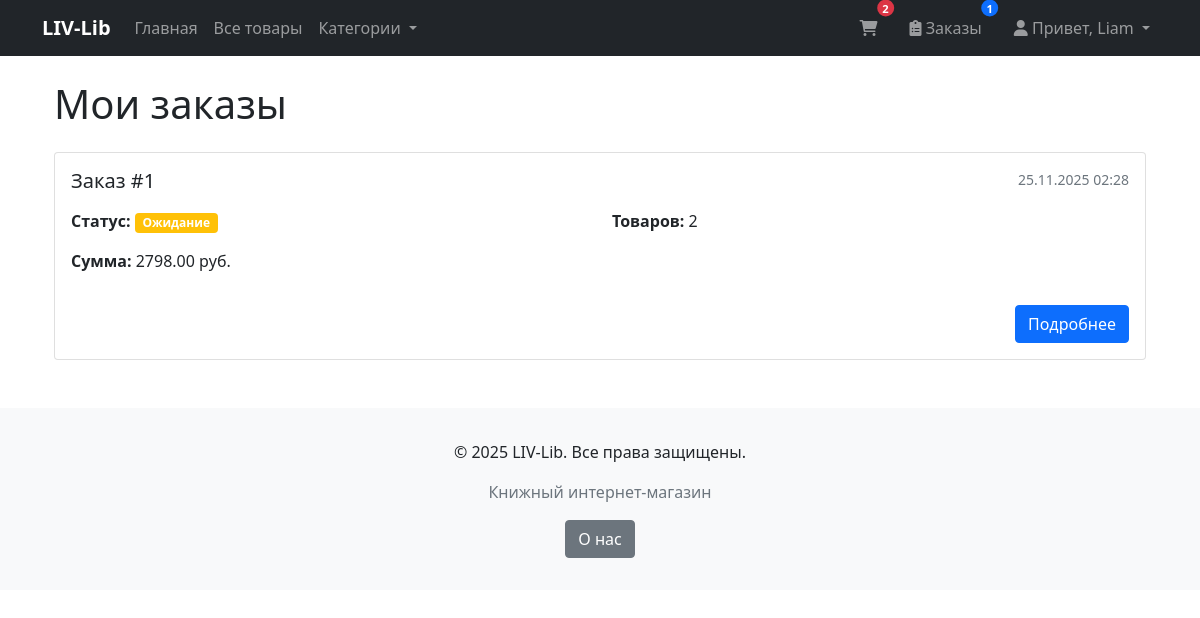
The page /orders/ (signed in) on the database its author committed.
### products/models.py (models this page shows, shortened)
class Cart(models.Model):
    user = models.OneToOneField(
        User,
        on_delete=models.CASCADE,
        related_name='cart',
        verbose_name="Пользователь"
    )
    created_at = models.DateTimeField(
        auto_now_add=True,
        verbose_name="Дата создания"
    )
    updated_at = models.DateTimeField(
        auto_now=True,
        verbose_name="Дата обновления"
    )
    class Meta:
        verbose_name = "Корзина"
        verbose_name_plural = "Корзины"
    def total_quantity(self):
        try:
            return sum(item.quantity for item in self.items.all())
        except:
            return 0

class CartItem(models.Model):
    cart = models.ForeignKey(
        Cart,
        on_delete=models.CASCADE,
        related_name='items',
        verbose_name="Корзина"
    )
    product = models.ForeignKey(
        Product,
        on_delete=models.CASCADE,
        verbose_name="Товар"
    )
    quantity = models.PositiveIntegerField(
        default=1,
        verbose_name="Количество"
    )
    added_at = models.DateTimeField(
        auto_now_add=True,
        verbose_name="Дата добавления"
    )
    class Meta:
        verbose_name = "Элемент корзины"
        verbose_name_plural = "Элементы корзины"
        unique_together = ['cart', 'product']

class Order(models.Model):
    STATUS_CHOICES = (
        ('pending', 'Ожидание'),
        ('processing', 'В обработке'),
        ('completed', 'Завершен'),
        ('cancelled', 'Отменен'),
    )
    user = models.ForeignKey(User, on_delete=models.CASCADE)
    created_at = models.DateTimeField(auto_now_add=True)
    total_price = models.DecimalField(max_digits=10, decimal_places=2)
    status = models.CharField(max_length=20, choices=STATUS_CHOICES, default='pending')
    shipping_address = models.TextField(blank=True, null=True)
    phone_number = models.CharField(max_length=20, blank=True, null=True)
    email = models.EmailField(blank=True, null=True)
    notes = models.TextField(blank=True, null=True)

### products/views.py (the view)
# urls.py: path('orders/', views.order_list, name='order_list'),
@login_required
def order_list(request):
    orders = Order.objects.filter(user=request.user).order_by('-created_at')
    return render(request, 'orders/order_list.html', {'orders': orders})

### products/context_processors.py (called while the page is built)
def order_count(request):
    if request.user.is_authenticated:
        return {
            'order_count': Order.objects.filter(user=request.user).count()
        }
    return {'order_count': 0}

### templates/orders/order_list.html
{% extends 'base.html' %}
{% load static %}
{% block content %}
<div class="container mt-4">
    <h1 class="mb-4">Мои заказы</h1>
    {% if orders %}
        {% for order in orders %}
        <div class="card mb-3">
            <div class="card-body">
                <div class="d-flex justify-content-between align-items-start mb-3">
                    <h5 class="card-title mb-0">Заказ #{{ order.id }}</h5>
                    <small class="text-muted">{{ order.created_at|date:"d.m.Y H:i" }}</small>
                </div>
                <div class="row mb-3">
                    <div class="col-md-6">
                        <p><strong>Статус:</strong>
                            <span class="badge
                                {% if order.status == 'completed' %}bg-success
                                {% elif order.status == 'processing' %}bg-primary
                                {% elif order.status == 'pending' %}bg-warning
                                {% else %}bg-danger{% endif %}">
                                {{ order.get_status_display }}
                            </span>
                        </p>
                        <p><strong>Сумма:</strong> {{ order.total_price }} руб.</p>
                    </div>
                    <div class="col-md-6">
                        <p><strong>Товаров:</strong> {{ order.items.count }}</p>
                    </div>
                </div>
                <div class="text-end">
                    <a href="{% url 'order_detail' order.id %}" class="btn btn-primary">Подробнее</a>
                </div>
            </div>
        </div>
        {% endfor %}
    {% else %}
        <div class="text-center py-5">
            <h3 class="text-muted">У вас пока нет заказов</h3>
            <p class="text-muted mb-4">Сделайте свой первый заказ!</p>
            <a href="{% url 'product_list' %}" class="btn btn-primary">Перейти к товарам</a>
        </div>
    {% endif %}
</div>
{% endblock %}

### templates/base.html (shortened to what this page needs)
<!DOCTYPE html>
<html lang="ru">
<head>
    <link href="https://cdn.jsdelivr.net/npm/bootstrap@5.1.3/dist/css/bootstrap.min.css" rel="stylesheet">
    <link rel="stylesheet" href="https://cdnjs.cloudflare.com/ajax/libs/font-awesome/6.0.0/css/all.min.css">
</head>
<body>
    <nav class="navbar navbar-expand-lg navbar-dark bg-dark">
        <div class="container">
            <a class="navbar-brand" href="{% url 'home' %}">LIV-Lib</a>
            <div class="navbar-nav me-auto">
                <a class="nav-link" href="{% url 'home' %}">Главная</a>
                <a class="nav-link" href="{% url 'product_list' %}">Все товары</a>
                <div class="nav-item dropdown">
                    <a class="nav-link dropdown-toggle" href="#" role="button" data-bs-toggle="dropdown">
                        Категории
                    </a>
                </div>
            </div>
            <div class="navbar-nav">
                <a href="{% url 'cart_view' %}" class="nav-link position-relative me-3">
                    <i class="fas fa-shopping-cart"></i>
                    {% if user.is_authenticated and user.cart.total_quantity %}
                    <span class="position-absolute top-0 start-100 translate-middle badge rounded-pill bg-danger cart-badge">
                        {{ user.cart.total_quantity }}
                    </span>
                    {% endif %}
                </a>
                {% if user.is_authenticated %}
                <a href="{% url 'order_list' %}" class="nav-link position-relative me-3">
                    <i class="fas fa-clipboard-list"></i> Заказы
                    {% if order_count and order_count > 0 %}
                    <span class="position-absolute top-0 start-100 translate-middle badge rounded-pill bg-primary orders-badge">
                        {{ order_count }}
                    </span>
                    {% endif %}
                </a>
                {% endif %}
                {% if user.is_authenticated %}
                <div class="nav-item dropdown">
                    <a href="#" class="nav-link dropdown-toggle" role="button" data-bs-toggle="dropdown">
                        <i class="fas fa-user"></i> Привет, {{ user.first_name|default:user.username }}
                    </a>
                </div>
                {% else %}
                <a href="{% url 'login' %}" class="nav-link">Войти</a>
                <a href="{% url 'register' %}" class="nav-link">Регистрация</a>
                {% endif %}
            </div>
        </div>
    </nav>
    <main class="container my-4">
        {% block content %}
        {% endblock %}
    </main>
    <footer class="footer mt-5">
        <div class="container text-center">
            <p>&copy; 2025 LIV-Lib. Все права защищены.</p>
            <p class="text-muted">Книжный интернет-магазин</p>
            <a href="{% url 'about' %}" class="btn btn-secondary">О нас</a>
        </div>
    </footer>
</body>
</html>
<a href="{% url 'logout' %}" class="dropdown-item text-danger">

### templates/base.html (style rules this page uses)
.navbar-brand { font-weight: bold; }
.footer { background-color: #f8f9fa; padding: 2rem 0; margin-top: 3rem; }
.cart-badge { font-size: 0.7em; padding: 0.25em 0.5em; }
.orders-badge { font-size: 0.7em; padding: 0.25em 0.5em; }

### rows shown on the page
Order: id "1", created_at "25.11.2025 02:28", status "Ожидание", total_price "2798.00", items.count "2"

### other values the page prints
{{ user.cart.total_quantity }} "2"
{{ order_count }} "1"
{{ user.first_name|default:user.username }} "Liam"
